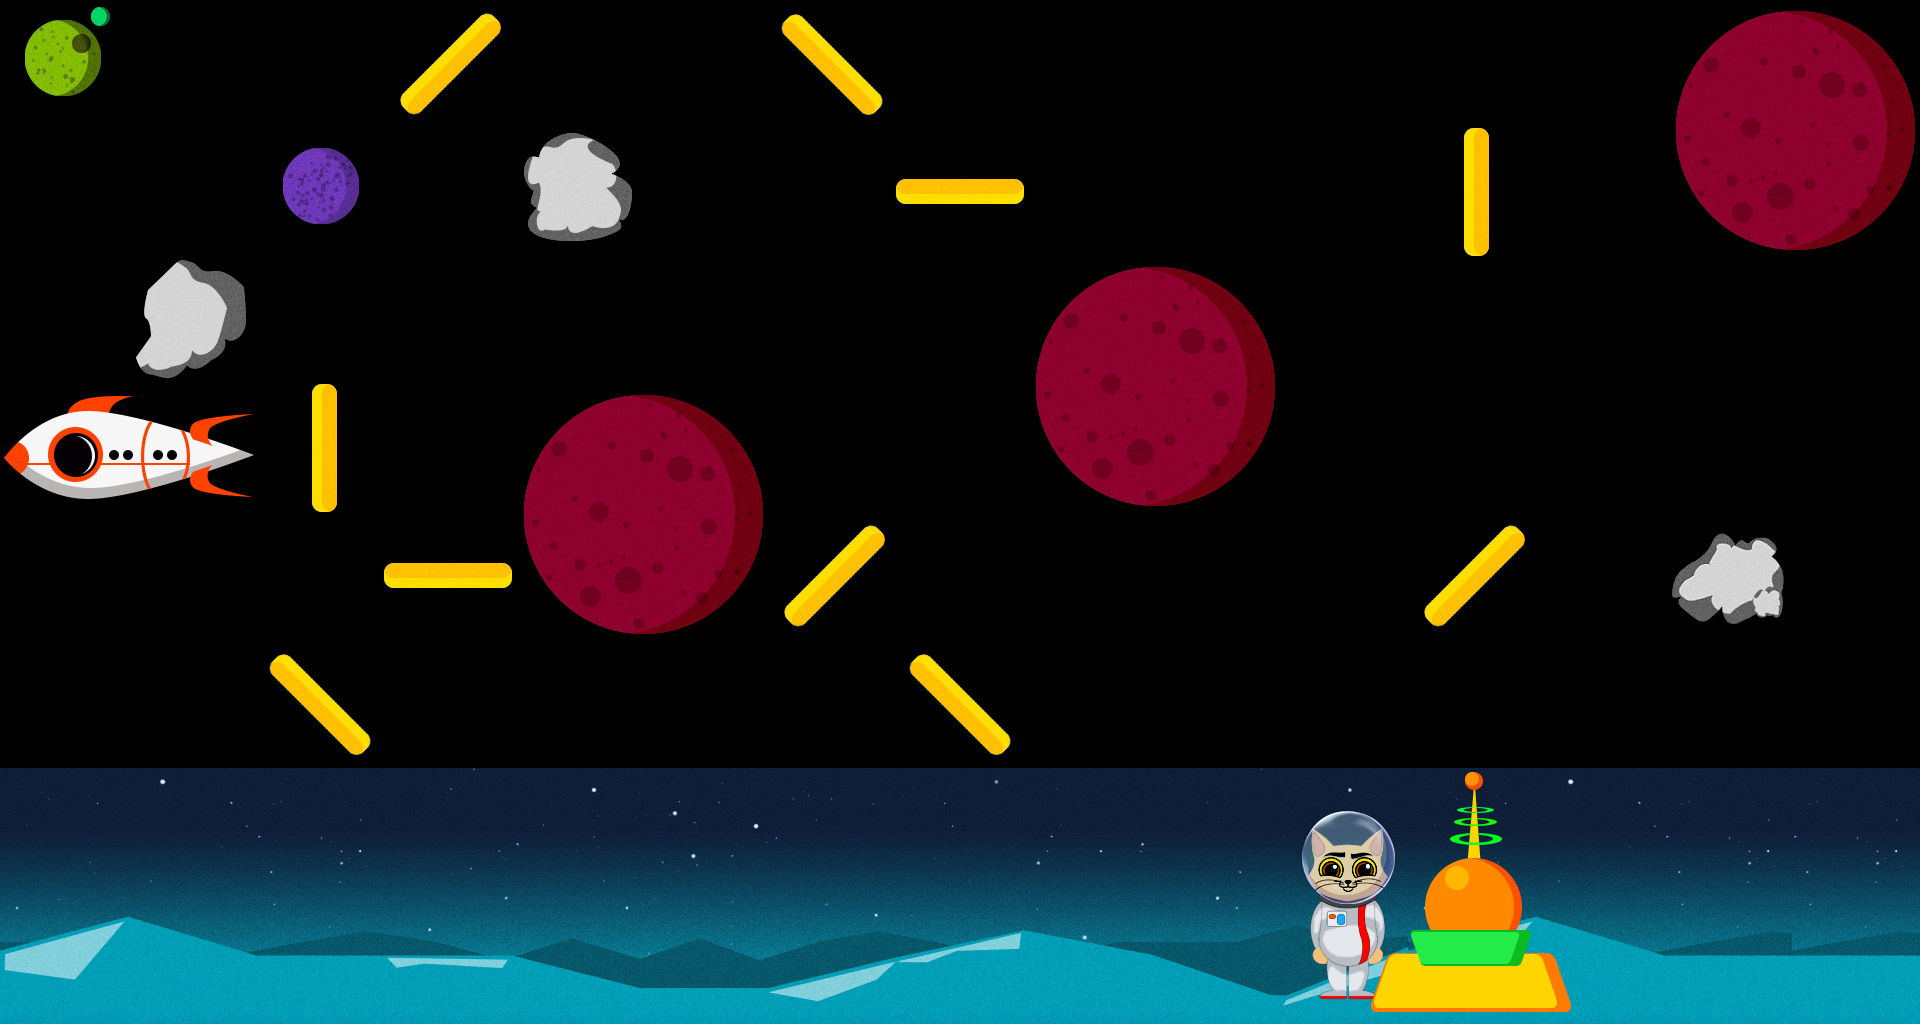

Below is a game level as drawn by its tile map, then a one-line description and the .tmx file that defines it, in full:
An orthogonal 15x8 tile map with 128x128 px tiles, 3 tile layers (BackgroudLayer, PlayerLayer, GameLayer), 2 tilesets.

<map version="1.0" tiledversion="1.1.0" orientation="orthogonal" renderorder="right-down" width="15" height="8" tilewidth="128" tileheight="128" infinite="0" nextobjectid="1">
 <tileset firstgid="1" source="tiles.tsx" />
 <tileset firstgid="65" source="template_assets_v1.tsx" />
 <layer name="BackgroudLayer" width="15" height="8">
  <data encoding="csv">
0,0,0,0,0,0,0,0,0,0,0,0,0,0,0,
0,0,0,0,0,0,0,0,0,0,0,0,0,0,0,
0,0,0,0,0,0,0,0,0,0,0,0,0,0,0,
0,0,0,0,0,0,0,0,0,0,0,0,0,0,0,
0,0,0,0,0,0,0,0,0,0,0,0,0,0,0,
0,0,0,0,0,0,0,0,0,0,0,0,0,0,0,
158,159,160,161,162,163,164,165,166,167,168,158,159,160,160,
173,174,175,176,177,178,179,180,181,182,183,173,174,175,175
</data>
 </layer>
 <layer name="PlayerLayer" width="15" height="8">
  <data encoding="csv">
0,0,0,0,0,0,0,0,0,0,0,0,0,0,0,
0,0,0,0,0,0,0,0,0,0,0,0,0,0,0,
0,0,0,0,0,0,0,0,0,0,0,0,0,0,0,
0,0,0,0,0,0,0,0,0,0,0,0,0,0,0,
0,0,0,0,0,0,0,0,0,0,0,0,0,0,0,
0,0,0,0,0,0,0,0,0,0,0,0,0,0,0,
0,0,0,0,0,0,0,0,0,0,137,0,0,0,0,
0,0,0,0,0,0,0,0,0,0,152,0,0,0,0
</data>
 </layer>
 <layer name="GameLayer" width="15" height="8">
  <data encoding="csv">
103,0,0,120,0,0,121,0,0,0,0,0,0,113,114,
0,0,101,0,134,0,82,122,0,0,0,119,0,128,129,
0,133,0,0,0,0,0,0,113,114,0,0,0,0,100,
92,93,119,0,113,114,0,0,128,129,0,0,0,0,0,
0,0,0,122,128,129,120,0,0,0,0,120,0,135,100,
0,0,121,0,0,0,0,121,0,0,0,0,0,0,0,
0,0,0,0,0,0,0,0,0,0,89,90,91,0,0,
0,0,0,0,0,0,0,0,0,0,104,105,106,0,0
</data>
 </layer>
</map>
